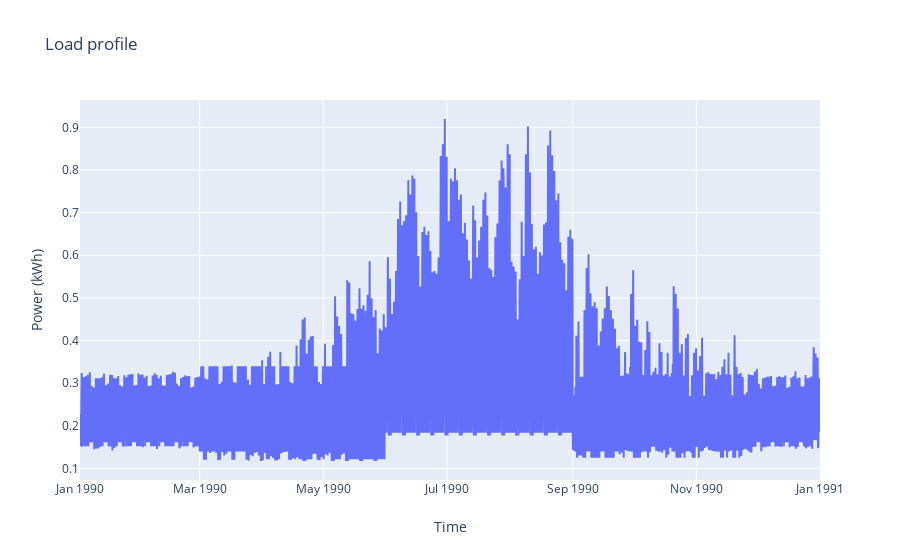
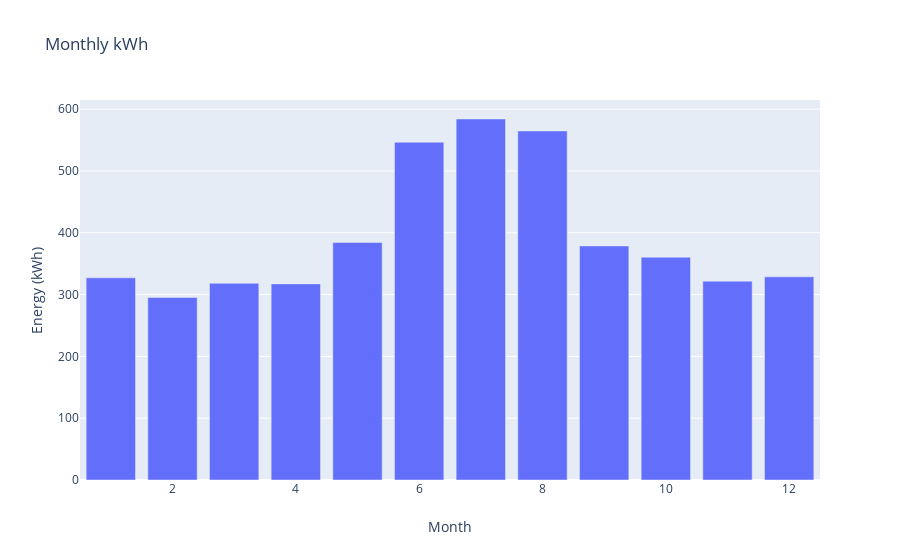

The notebook cell these images were saved under, in order:
### Code cell
# plotting load profile (for internal checks; not to be included in the website)

LoadProf=pd.read_json(Results['Load_Prof'])
LoadProf[0]=pd.to_datetime(LoadProf[0],unit='ms')
data =[go.Scatter(x= LoadProf[0], y= LoadProf[1],name='Load profile (kWh)', mode='lines')]

layout = go.Layout(title='Load profile' ,xaxis=dict(title='Time'),yaxis=dict(title='Power (kWh)'))
fig = go.Figure(data, layout)
iplot(fig)

LoadProf['Month']=LoadProf[0].dt.month
LoadProf_monthly=LoadProf.groupby('Month').sum()
data =[go.Bar(x= LoadProf_monthly.index, y= LoadProf_monthly[1])]
layout = go.Layout(title='Monthly kWh' ,xaxis=dict(title='Month'),yaxis=dict(title='Energy (kWh)'))
fig = go.Figure(data, layout)
iplot(fig)
display('Annual kWh: ' + LoadProf_monthly[1].sum().astype(int).astype(str) +' kWh')

### Figure 1 — Plotly figure (JSON) as saved in the notebook; plotly's stock layout.template omitted (floating-point values rounded to 4 significant figures; data arrays with more than 128 entries replaced by an {"elided": "..."} marker saying what was removed)
{"data": [{"mode": "lines", "name": "Load profile (kWh)", "type": "scatter", "x": {"elided": "17520 str values"}, "y": {"elided": "17520 float values"}}], "layout": {"title": {"text": "Load profile"}, "xaxis": {"title": {"text": "Time"}}, "yaxis": {"title": {"text": "Power (kWh)"}}}}

### Figure 2 — Plotly figure (JSON) as saved in the notebook; plotly's stock layout.template omitted (floating-point values rounded to 4 significant figures)
{"data": [{"type": "bar", "x": [1, 2, 3, 4, 5, 6, 7, 8, 9, 10, 11, 12], "y": [327.1, 295.3, 318.2, 317.3, 384.2, 546.6, 584.1, 564.8, 378.7, 360.4, 321.7, 328.7]}], "layout": {"title": {"text": "Monthly kWh"}, "xaxis": {"title": {"text": "Month"}}, "yaxis": {"title": {"text": "Energy (kWh)"}}}}
